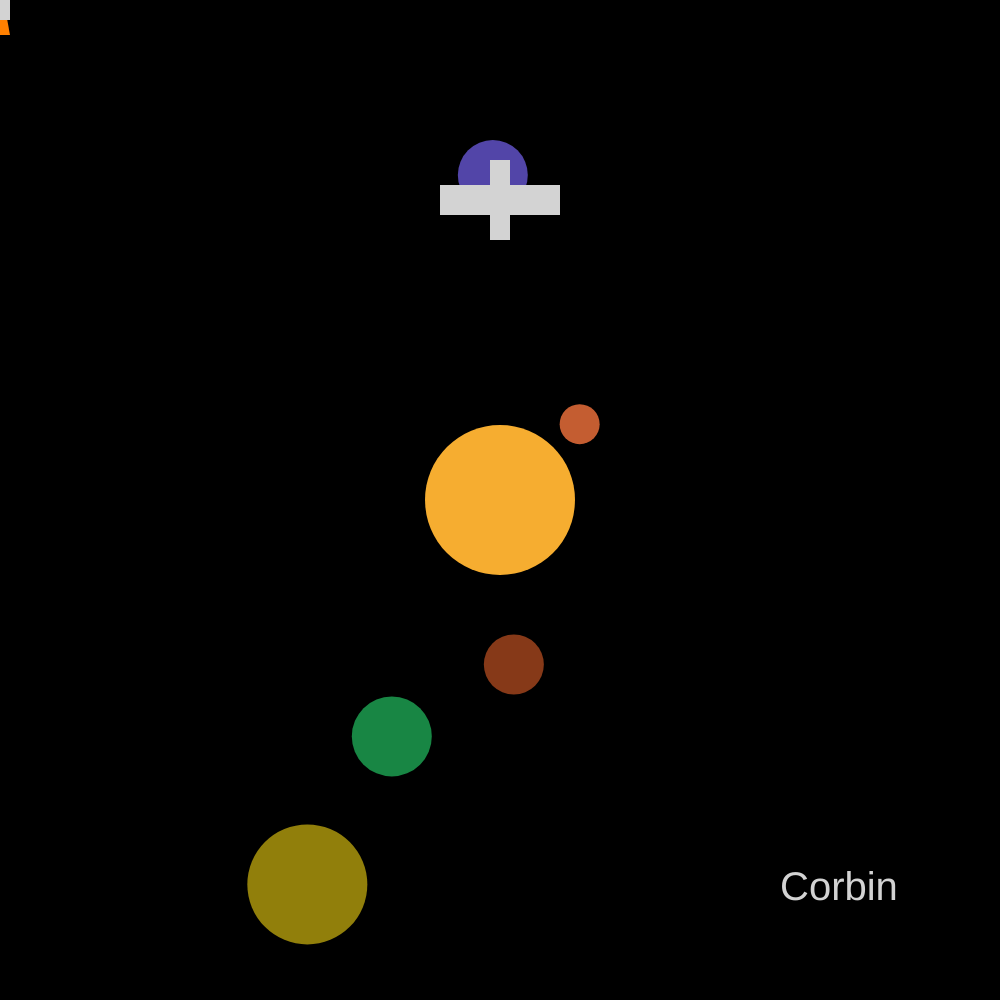
Frame 1 (no input)
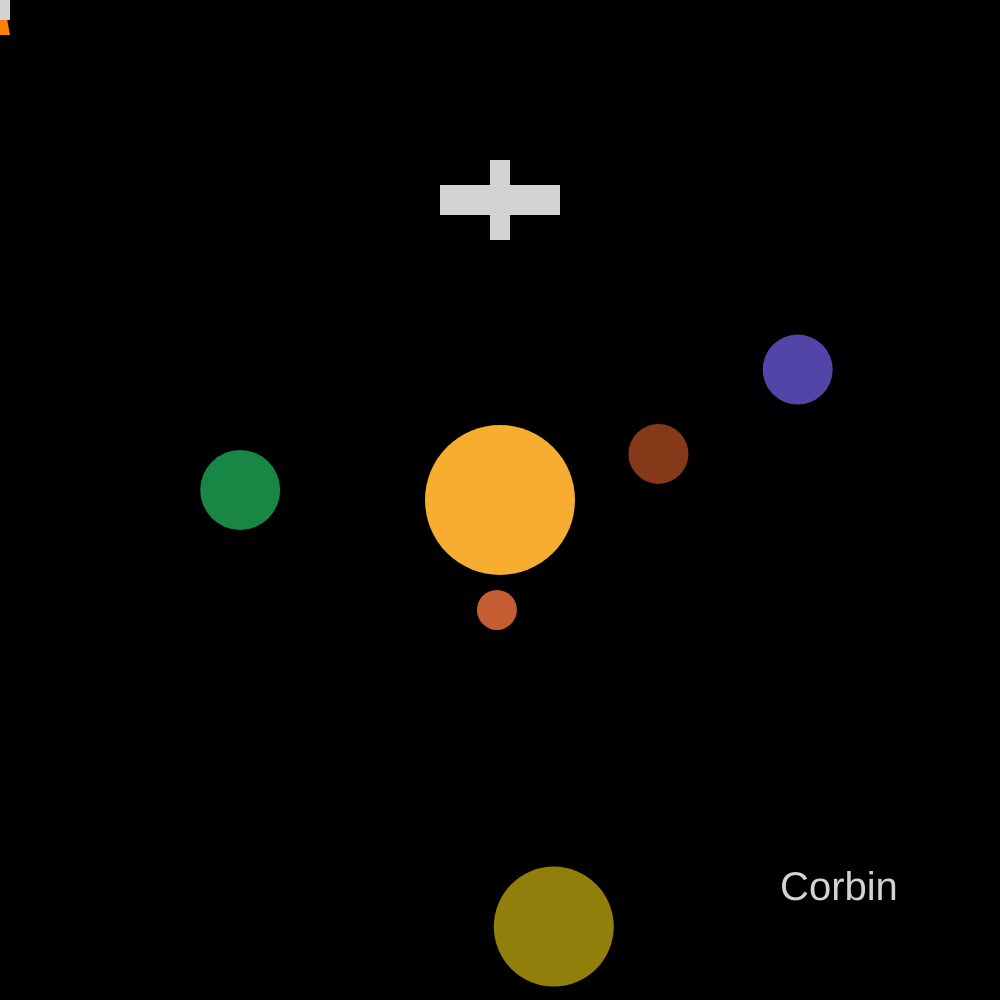
Frame 60 (no input)
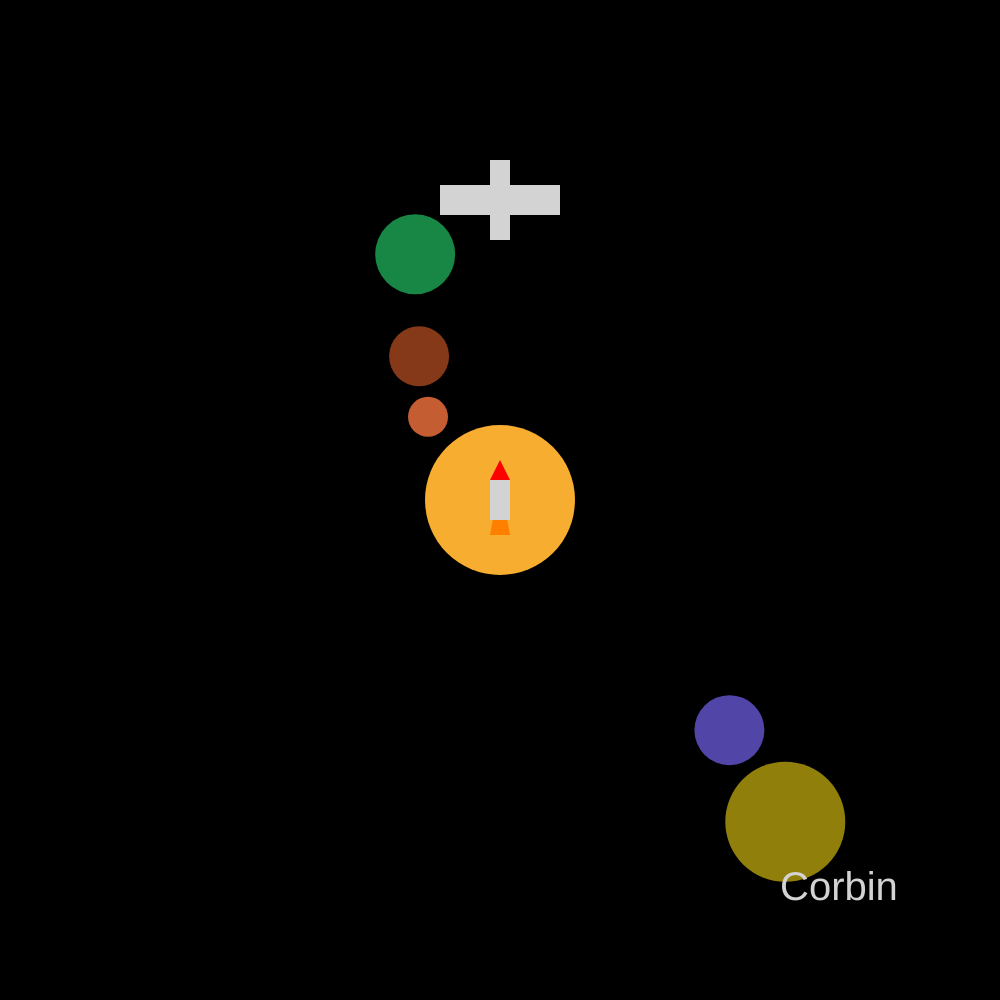
Frame 120 (the mouse pressed at the canvas centre since frame 60)

The p5.js sketch that drew these frames (run headless with seeded random() and noise() and a simulated clock; from frame 60 on, the mouse is pressed at the canvas centre):

// p5.js sketch
// ── sketch.js
//Interactive Scene
//Corbin Potter
//Sept 16, 2025
//Mr. Scott
//CS30 P4

let centerX; let x = 500;  //initalizes variables for the centers of the x and y coordinates
let centerY; let y = 200;  //initailizes variables for x and y coordinates of space station
let r = 0; let g = 0; let b = 0; //sets RGB colors for background color
let back = 0; //inital background color setting
//initalizes angle and orbiatl radius for each planet
//a = angles, r = radius
//m = mercury, v = venus, e = earth, w = mars, j = jupiter
let ma = 238; let va = 146; let ea = 2; let wa = 300; let ja = 90;
let mr = 110; let vr = 165; let er = 260; let wr = 325; let jr = 430;

function setup() {
  createCanvas(1000, 1000);  //sets canvas dimensions to 1000 by 1000
  rectMode(CENTER); //makes rectangles from the center rather than the side
  centerX = width/2; //sets the middle for each axis
  centerY = height/2;
}

function draw() {  //60 fps
  background(r, g, b); //background color

  noStroke();  //draws shapes without an outile

  fill(246, 173, 48);  //creates the sun
  circle(width/2, height/2, 150);

  //uses trigenometry to move the planets
  fill(196, 93, 49);  //creates inner most planet
  circle(centerX + mr * cos(ma), centerY + mr * sin(ma), 40); 

  fill(134, 57, 24); // creates 2nd inner most planet
  circle(centerX + vr * cos(va), centerY + vr * sin(va), 60); // adjust orbits

  fill(24, 134, 68); //creates 3rd inner most plaent
  circle(centerX + er * cos(ea), centerY + er * sin(ea), 80);

  fill(82, 69, 168);  //creatse 4th inner most planet
  circle(centerX + wr * cos(wa), centerY + wr * sin(wa), 70);

  fill(145, 127, 11); //creates outer most planet
  circle(centerX + jr * cos(ja), centerY + jr * sin(ja), 120);

  //makes space ship
  fill(255,128,0); // orange part
  triangle(mouseX - 10, mouseY + 35, mouseX + 10, mouseY + 35, mouseX, mouseY - 20);
  fill(211,211,211); //grey part
  rect(mouseX, mouseY, 20, 40);
  fill(255,0,0); // red part
  triangle(mouseX - 10, mouseY - 20, mouseX + 10, mouseY - 20, mouseX, mouseY - 40);
  
  fill(211, 211, 211);  //cretaes space station
  rect(x , y, 120, 30); //horizontal rectangle
  rect(x , y, 20, 80);  //vertical rectangle

  movement(); //calls movement function
  mousePressed(); //calls mouse button function

  textSize(40);  //Writes corbin in the bottom right corner
  text("Corbin", 780, 900);
}

function movement() {
  ma += 0.04;   //the larger the number the quicker the planet orbits
  va -= 0.03;
  ea += 0.02;
  wa += 0.02;
  ja -= 0.01;

  if (ma === 360) { //resets each planets angle back to 0 once it reaches 360 degrees
    ma = 0;
  }
  if (va === 0) {
    va = 360;
  }
  if (ea === 360) {
    ea = 0;
  }
  if (wa === 360) {
    wa = 0;
  }
  if (ja === 0) {
    ja = 360;
  }

  if (keyIsDown(UP_ARROW)) y -= 5;    //moves the space station up and down with the arrow keys
  if (keyIsDown(DOWN_ARROW)) y += 5;
  if (keyIsDown(LEFT_ARROW)) x -= 5;
  if (keyIsDown(RIGHT_ARROW)) x += 5;

}

function mousePressed(){
  if (mouseButton === CENTER) {   //4 different backgrounds
    mouseButton = LEFT;
    back += 1;
    if (back === 4) {
      back = 0;
    }
  }

  if (back === 0) {  //background color black
    r = 0;
    g = 0;
    b = 0;
  }
  else if (back === 1) {  //purple background
    r = 51;
    g = 0;
    b = 51;
  }
  else if (back === 2) {  //red background
    r = 51;
    g = 0;
    b = 25;
  }
  else {  //blue background
    r = 0;
    g = 0;
    b = 51;
  }
  
}
